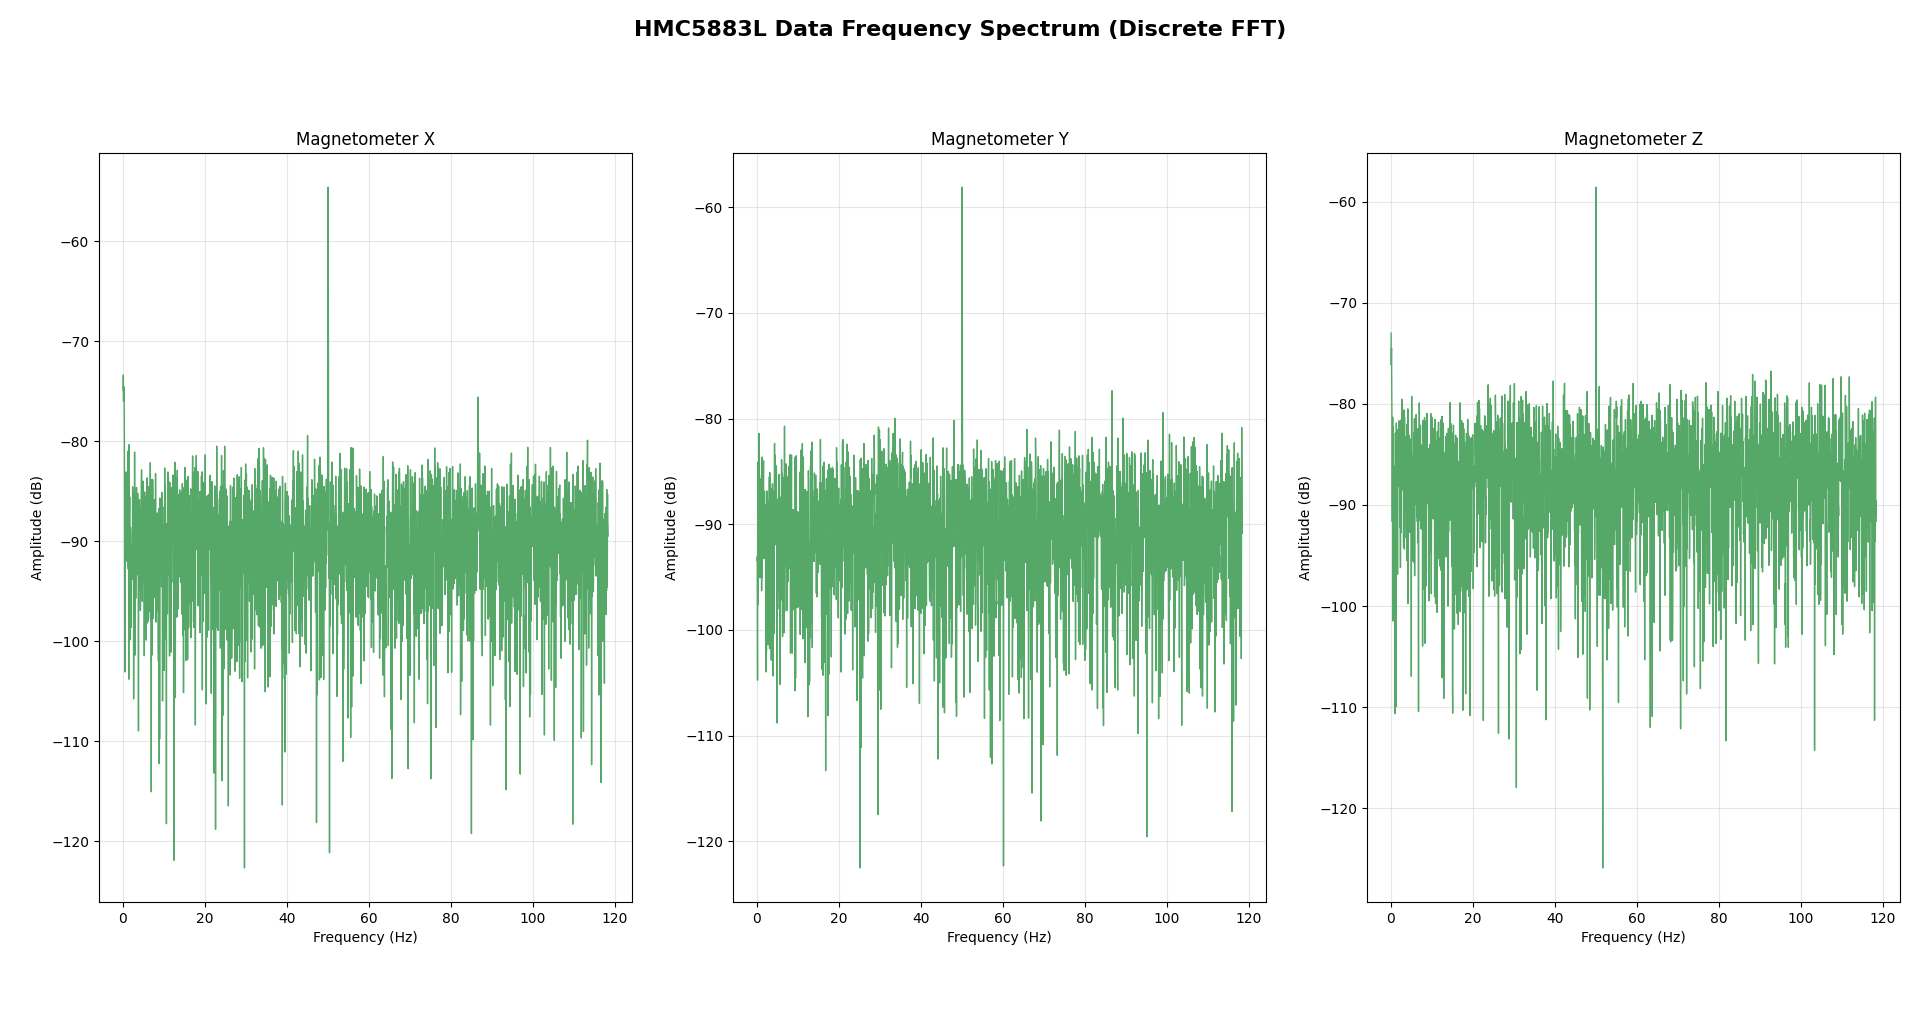

This figure's Python source:
import numpy as np
import matplotlib.pyplot as plt

# 1. Load the data
FILE_NAME = 'mag_data_time.txt'
try:
    # Based on your pure data sample, there is no header row, so we omit skiprows=1
    time_us, magX, magY, magZ = np.loadtxt(FILE_NAME, delimiter=',', unpack=True)
except FileNotFoundError:
    print(f"Error: Could not find '{FILE_NAME}'. Please check the file path.")
    exit()
except ValueError as e:
    print(f"Error reading data. Details: {e}")
    exit()

# 2. Group the data and titles for easy looping
sensor_data = [
    ("Magnetometer X", magX),
    ("Magnetometer Y", magY),
    ("Magnetometer Z", magZ)
]

# 3. Calculate Sampling Rate
# dt is the average time difference between consecutive samples in seconds
dt_seconds = np.mean(np.diff(time_us)) / 1_000_000.0 
sampling_rate = 1.0 / dt_seconds
n_samples = len(time_us)

print(f"Total valid readings: {n_samples}")
print(f"Calculated True Sampling Rate: {sampling_rate:.2f} Hz")

# 4. Create a figure for the FFT plots (1x3 grid for magnetometer)
fig, axes = plt.subplots(nrows=1, ncols=3, figsize=(16, 5))
fig.suptitle("HMC5883L Data Frequency Spectrum (Discrete FFT)", fontsize=16, fontweight='bold')

# Ensure axes is a flat array to easily iterate over
axes = axes.flatten()

# 5. Loop through the data and plot the FFT
for i, (title, data) in enumerate(sensor_data):
    ax = axes[i]
    
    # Remove the DC offset (mean) so 0 Hz doesn't dominate the plot
    data_zero_mean = data - np.mean(data)
    
    # Compute the 1D Discrete Fourier Transform
    fft_values = np.fft.fft(data_zero_mean)
    frequencies = np.fft.fftfreq(n_samples, d=dt_seconds)
    
    # Isolate the positive half + remove the 0Hz frequency
    half_n = n_samples // 2
    freqs = frequencies[1:half_n]
    
    # Calculate amplitude and convert to Decibels (dB)
    amps = np.abs(fft_values[1:half_n]) * 2.0 / n_samples
    amps_db = 20 * np.log10(np.maximum(amps, 1e-10))
    
    # Plot using a green theme for the magnetometer
    ax.plot(freqs, amps_db, color='#55A868', linewidth=1.0)
    
    # Formatting the subplot
    ax.set_title(title, fontsize=12)
    ax.set_ylabel("Amplitude (dB)")
    ax.set_xlabel("Frequency (Hz)")
    ax.grid(True, alpha=0.3)

# 6. Adjust layout and display/save
plt.tight_layout()
plt.subplots_adjust(top=0.85) 

# Note: You can change this to plt.show() on your local computer to view it interactively!
plt.show()
